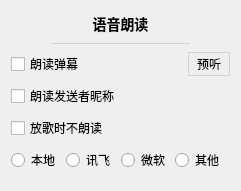
           <widget class="QWidget" name="voiceMainSettingsCard" native="true">
            <property name="geometry">
             <rect>
              <x>770</x>
              <y>230</y>
              <width>241</width>
              <height>191</height>
             </rect>
            </property>
            <property name="styleSheet">
             <string notr="true">#voiceMainSettingsCard
{
	background: #f7f7ff;
	border: none;
	border-radius: 5px;
}</string>
            </property>
            <layout class="QVBoxLayout" name="verticalLayout_56">
             <item>
              <widget class="QLabel" name="label_45">
               <property name="sizePolicy">
                <sizepolicy hsizetype="Preferred" vsizetype="Fixed">
                 <horstretch>0</horstretch>
                 <verstretch>0</verstretch>
                </sizepolicy>
               </property>
               <property name="styleSheet">
                <string notr="true">font-size: 14px;
font-weight: 500;</string>
               </property>
               <property name="text">
                <string>语音朗读</string>
               </property>
               <property name="alignment">
                <set>Qt::AlignCenter</set>
               </property>
              </widget>
             </item>
             <item>
              <widget class="QWidget" name="widget_29" native="true">
               <property name="minimumSize">
                <size>
                 <width>0</width>
                 <height>1</height>
                </size>
               </property>
               <property name="maximumSize">
                <size>
                 <width>16777215</width>
                 <height>1</height>
                </size>
               </property>
               <property name="styleSheet">
                <string notr="true">background: lightgray;
margin: 40px;</string>
               </property>
              </widget>
             </item>
             <item>
              <layout class="QHBoxLayout" name="horizontalLayout_38" stretch="1,0">
               <property name="topMargin">
                <number>0</number>
               </property>
               <item>
                <widget class="CheckBox1" name="autoSpeekDanmakuCheck">
                 <property name="cursor">
                  <cursorShape>PointingHandCursor</cursorShape>
                 </property>
                 <property name="text">
                  <string>朗读弹幕</string>
                 </property>
                </widget>
               </item>
               <item>
                <widget class="QPushButton" name="voicePreviewButton">
                 <property name="cursor">
                  <cursorShape>PointingHandCursor</cursorShape>
                 </property>
                 <property name="styleSheet">
                  <string notr="true">QPushButton
{
	background: transparent;
	border: 1px solid lightgray;
	padding: 2px 8px 2px 8px;
}

QPushButton:hover
{
	background: #eeeeee;
}

QPushButton:pressed
{
	background: #cccccc;
}

</string>
                 </property>
                 <property name="text">
                  <string>预听</string>
                 </property>
                 <property name="flat">
                  <bool>true</bool>
                 </property>
                </widget>
               </item>
              </layout>
             </item>
             <item>
              <widget class="CheckBox1" name="speakUsernameCheck">
               <property name="cursor">
                <cursorShape>PointingHandCursor</cursorShape>
               </property>
               <property name="toolTip">
                <string>点歌姬在播放歌曲时不朗读弹幕
仅限于弹幕、欢迎、关注、答谢礼物等自动朗读的场景
不包括回复/事件等手动调用“&gt;speakText()”的情况</string>
               </property>
               <property name="text">
                <string>朗读发送者昵称</string>
               </property>
              </widget>
             </item>
             <item>
              <widget class="CheckBox1" name="dontSpeakOnPlayingSongCheck">
               <property name="cursor">
                <cursorShape>PointingHandCursor</cursorShape>
               </property>
               <property name="toolTip">
                <string>点歌姬在播放歌曲时不朗读弹幕
仅限于弹幕、欢迎、关注、答谢礼物等自动朗读的场景
不包括回复/事件等手动调用“&gt;speakText()”的情况</string>
               </property>
               <property name="text">
                <string>放歌时不朗读</string>
               </property>
              </widget>
             </item>
             <item>
              <layout class="QHBoxLayout" name="horizontalLayout_35">
               <property name="spacing">
                <number>0</number>
               </property>
               <item>
                <widget class="QRadioButton" name="voiceLocalRadio">
                 <property name="cursor">
                  <cursorShape>PointingHandCursor</cursorShape>
                 </property>
                 <property name="text">
                  <string>本地</string>
                 </property>
                </widget>
               </item>
               <item>
                <widget class="QRadioButton" name="voiceXfyRadio">
                 <property name="cursor">
                  <cursorShape>PointingHandCursor</cursorShape>
                 </property>
                 <property name="text">
                  <string>讯飞</string>
                 </property>
                </widget>
               </item>
               <item>
                <widget class="QRadioButton" name="voiceMSRadio">
                 <property name="cursor">
                  <cursorShape>PointingHandCursor</cursorShape>
                 </property>
                 <property name="text">
                  <string>微软</string>
                 </property>
                </widget>
               </item>
               <item>
                <widget class="QRadioButton" name="voiceCustomRadio">
                 <property name="enabled">
                  <bool>true</bool>
                 </property>
                 <property name="cursor">
                  <cursorShape>PointingHandCursor</cursorShape>
                 </property>
                 <property name="text">
                  <string>其他</string>
                 </property>
                </widget>
               </item>
              </layout>
             </item>
            </layout>
           </widget>
